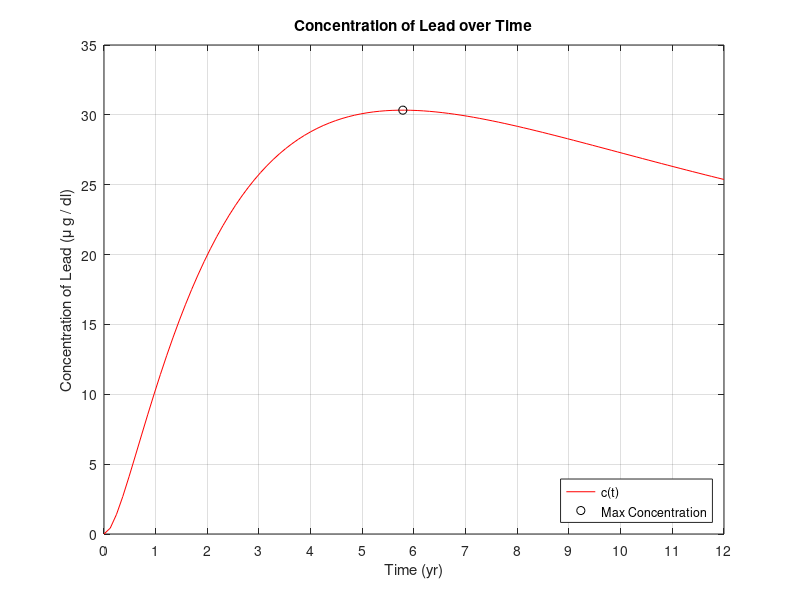

Recreate this plot in MATLAB.
clear				% Clear previous definitions
figure(101)           % Assign figure number
clf                 % Clear previous figures
hold off            % Start with fresh graph

t = linspace(0,12,100);
P = -(1000000*exp(-(33*t)/100))/33 + (125000*exp(-(14*t)/25))/7 + 2875000/231;
w = 83 - (399*exp(-(33*t)/500))/5;
c = (0.1*P).*(w).^-1;
plot(t,c,'r');

grid on
hold on

plot(5.783690455, 30.33656218,'ko');

xticks(0:1:12);
ylim([0,35]);
xlabel('Time (yr)');
ylabel('Concentration of Lead (\mu g / dl)');
title('Concentration of Lead over Time');
legend({'c(t)', 'Max Concentration'},'Location','southeast');